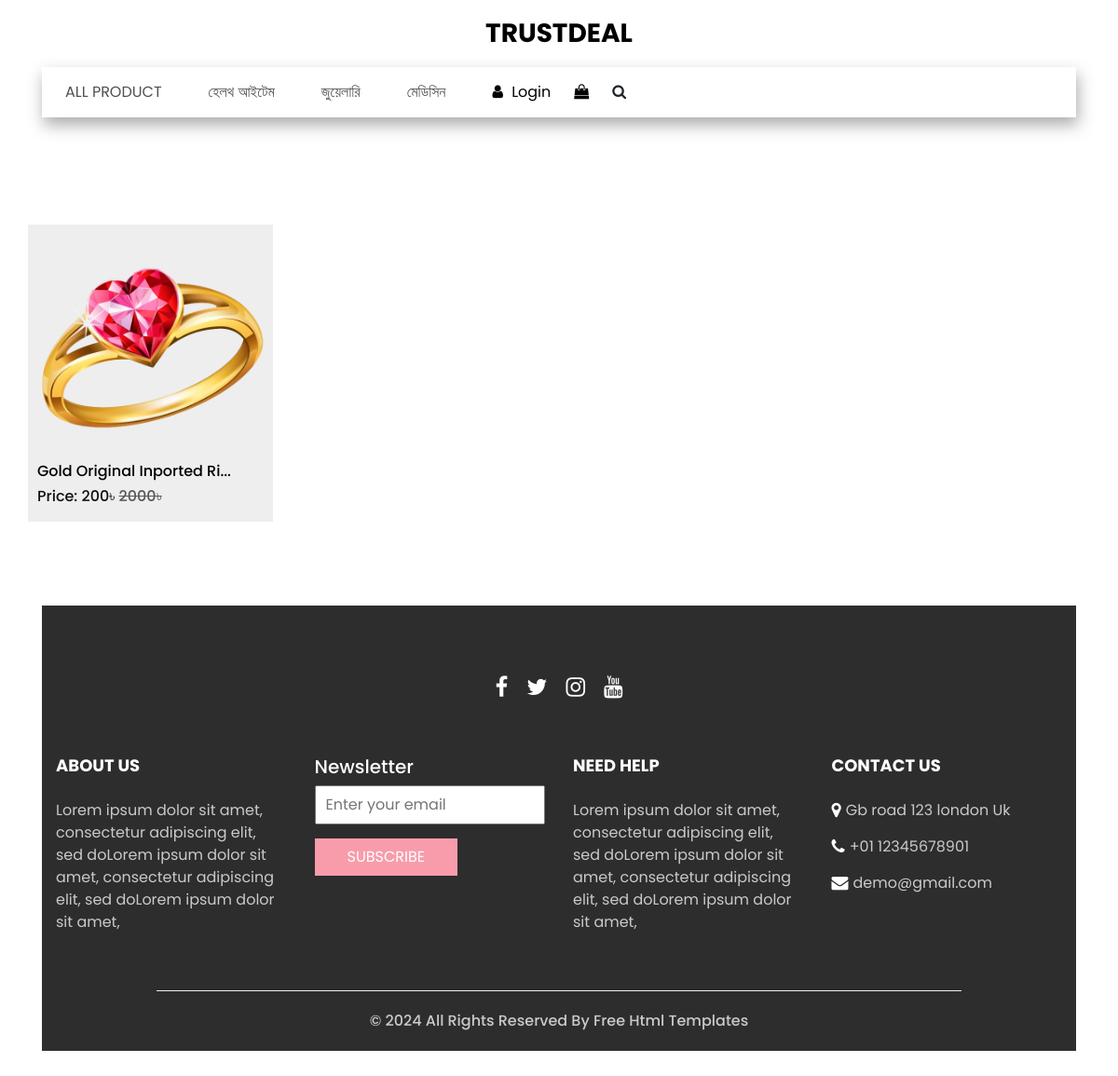
The app's page /shop/ with its own data.
### shop/models.py (models this page shows, shortened)
class Category(models.Model):
    name = models.CharField(max_length=120)
    create_at = models.DateTimeField(auto_now_add=True)

class Product(models.Model):
    name = models.CharField(max_length=360)
    slug = models.SlugField(unique=True ,null=True, blank=True)
    category = models.ForeignKey(Category, on_delete=models.CASCADE)
    quentity = models.IntegerField(default=1)
    regular_price = models.IntegerField(default=1)
    discount_price = models.IntegerField(default=0)
    Product_image = models.ImageField(upload_to='product')
    video_thumbnel = models.ImageField(upload_to='thumbnel', null=True, blank=True)
    video_id = models.CharField(max_length=260, null=True, blank=True)
    is_new = models.BooleanField(default=False)
    product_details = models.TextField()

### shop/views.py (the view)
# urls.py: path('', include('shop.urls'))
def shop(request):
    filter_value = request.GET.get('filter')
    product = Product.objects.select_related("category")
    if filter_value:
        category_id = Category.objects.get(name=filter_value)
        product = product.filter(category=category_id)
    else:
        product = product.all().order_by('-id')
    category = get_naviget_item()
    context = {
        'category':category,
        'product':product
    }
    return render(request, 'shop.html', context)

### shop/views.py (called while the page is built)
def get_naviget_item():
    return Category.objects.all()

### templates/shop.html (shortened to what this page needs)
{% extends "base.html" %}
{% block body %}
<section class="shop_section layout_padding">
    <div class="container">
        <div class="row">
            {% if product %}
            {% for i in product %}
            <div class="col-sm-6 col-md-4 col-lg-3">
                <div class="box">
                    <a href="{% url 'shop:single_product' slug=i.slug %}">
                        <div class="img-box product_img">
                            <img src="{{i.Product_image.url}}" alt="">
                        </div>
                        <div>
                            <a href="{% url 'shop:single_product' slug=i.slug %}">
                                <h6>
                                    {{i.name|slice:":25"}}...
                                </h6>
                            </a>
                            <h6>
                                Price:
                                {% if i.discount_price == 0 %}
                                <span>
                                    {{i.regular_price}}&#2547;
                                </span>
                                {% else %}
                                <span>
                                    {{i.discount_price}}&#2547;
                                    <del style="color: rgb(88, 88, 88);">{{i.regular_price}}&#2547;</del>
                                </span>
                                {% endif %}
                            </h6>
                        </div>
                    </a>
                </div>
            </div>
            {% endfor %}
            {% else %}
            <p>Opps! sorry no product found with this releted category.</p>
            {% endif %}
        </div>
    </div>
</section>
{% endblock %}

### templates/includ_files/header.html (shortened to what this page needs)
<header class="header_section">
    <nav class="navbar navbar-expand-lg custom_nav-container ">
        <a class="navbar-brand" href="/">
            <span>
                TRUSTDEAL
            </span>
        </a>
        <div class="collapse navbar-collapse" id="navbarSupportedContent">
            <ul class="navbar-nav  ">
                <li class="nav-item">
                    <a class="nav-link" href="{% url 'shop:shop' %}">All Product</a>
                </li>
                {% for i in category %}
                <li class="nav-item">
                    <a class="nav-link" href="/shop/?filter={{i.name}}">{{i.name}}</a>
                </li>
                {% endfor %}
            </ul>
            <div class="user_option">
                <a href="">
                    <i class="fa fa-user" aria-hidden="true"></i>
                    <span>
                        Login
                    </span>
                </a>
                <a href="">
                    <i class="fa fa-shopping-bag" aria-hidden="true"></i>
                </a>
                <form class="form-inline ">
                    <button class="btn nav_search-btn" type="submit">
                        <i class="fa fa-search" aria-hidden="true"></i>
                    </button>
                </form>
            </div>
        </div>
    </nav>
</header>

### static/css/style.css (style rules this page uses)
body { font-family: "poppins", sans-serif; color: #101010; background-color: #ffffff; }
.layout_padding { padding-top: 90px; padding-bottom: 90px; }
#navbarSupportedContent { width: 100%; box-shadow: 2px 8px 16px rgba(63, 63, 63, 0.438); -webkit-box-pack: center; -ms-flex-pack: center; padding: 10px 0; }
#navbarSupportedContent .navbar-nav .nav-link { padding: 5px 25px; color: #514f4f; text-align: center; text-transform: uppercase; border-radius: 5px; }
a, a:hover, a:focus { text-decoration: none; }
.btn, .btn:focus { outline: none !important; -webkit-box-shadow: none; box-shadow: none; }
.navbar-brand { margin: 15px 0; padding: 0; }
.navbar-brand span { font-size: 28px; font-weight: bold; color: #000000; text-transform: uppercase; margin: 0; padding: 0; }
.custom_nav-container .nav_search-btn { padding: 0; border: none; }
.custom_nav-container { z-index: 99999; padding: 0; -webkit-box-orient: vertical; -webkit-box-direction: normal; -ms-flex-direction: column; flex-direction: column; -webkit-box-align: center; -ms-flex-align: center; align-items: center; }
.user_option { display: -webkit-box; display: -ms-flexbox; display: flex; -webkit-box-align: center; -ms-flex-align: center; align-items: center; margin-left: 25px; }
.user_option a { margin-right: 25px; color: #000000; }
.user_option a span { margin-left: 5px; }
.shop_section .box { background-color: #eeeeee; position: relative; padding: 10px; margin-top: 25px; }
.shop_section .box a { color: #000000; }
.shop_section .box .img-box { display: -webkit-box; display: -ms-flexbox; display: flex; -webkit-box-pack: center; -ms-flex-pack: center; justify-content: center; -webkit-box-align: center; -ms-flex-align: center; align-items: center; padding: 15px 30px; height: 245px; }
.shop_section .box .img-box img { max-width: 100%; max-height: 145px; }
.product_img { overflow: hidden; transition: transform 3s; }
.product_img img { transform: scale(1.4); }

### static/css/responsive.css (style rules this page uses)
@media (min-width: 1200px) { .container { max-width: 1170px; } }

### records on screen
Category: name "হেলথ আইটেম"
Category: name "জুয়েলারি"
Category: name "মেডিসিন"
Product: Product_image (picture), name "Gold Original Inported Ri", discount_price "200", regular_price "2000"
